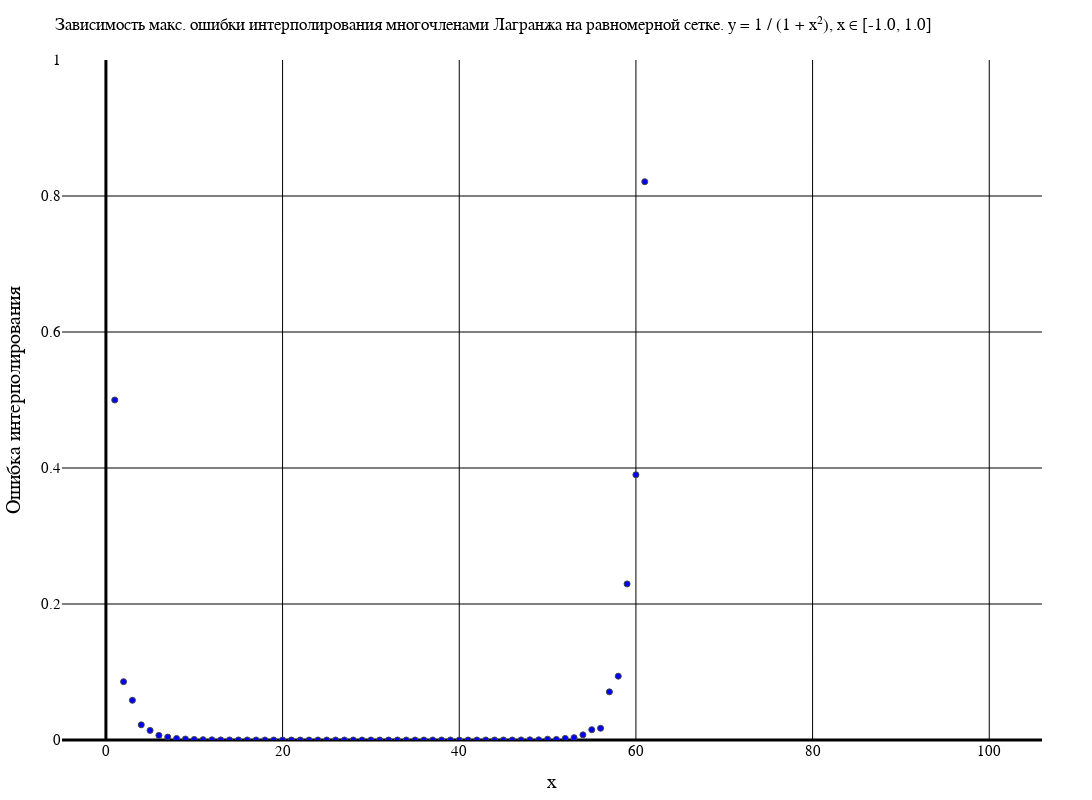

The notebook cell saved with this chart:
### Code cell
makeErrorPlot(numOfFunc, methodTypeList[1], gridTypeList[1], titleList, interval, funcColor, [0, 1], 800, 1100)

### Figure 1 — Plotly figure (JSON) as saved in the notebook; plotly's stock layout.template omitted (floating-point values rounded to 4 significant figures)
{"data": [{"marker": {"color": "blue", "line": {"width": 1}, "showline": true}, "mode": "markers", "type": "scatter", "x": [1, 2, 3, 4, 5, 6, 7, 8, 9, 10, 11, 12, 13, 14, 15, 16, 17, 18, 19, 20, 21, 22, 23, 24, 25, 26, 27, 28, 29, 30, 31, 32, 33, 34, 35, 36, 37, 38, 39, 40, 41, 42, 43, 44, 45, 46, 47, 48, 49, 50, 51, 52, 53, 54, 55, 56, 57, 58, 59, 60, 61, 62, 63, 64, 65, 66, 67, 68, 69, 70, 71, 72, 73, 74, 75, 76, 77, 78, 79, 80, 81, 82, 83, 84, 85, 86, 87, 88, 89, 90, 91, 92, 93, 94, 95, 96, 97, 98, 99, 100], "y": [0.5, 0.08578, 0.05836, 0.02228, 0.01409, 0.006778, 0.004266, 0.002252, 0.001425, 0.00079, 0.0004995, 0.0002849, 0.000181, 0.0001058, 6.68e-05, 3.98e-05, 2.536e-05, 1.515e-05, 9.592e-06, 5.723e-06, 3.671e-06, 2.258e-06, 1.443e-06, 8.844e-07, 5.635e-07, 3.444e-07, 2.187e-07, 1.337e-07, 8.447e-08, 5.152e-08, 3.562e-08, 2.237e-08, 2.384e-08, 1.053e-08, 2.361e-08, 3.885e-08, 5.828e-08, 2.226e-07, 5.587e-07, 9.108e-07, 1.602e-06, 3.615e-06, 7.675e-06, 2.872e-06, 2.001e-05, 2.32e-05, 0.000116, 0.0002672, 0.0002988, 0.001257, 0.0008791, 0.002373, 0.003473, 0.007576, 0.01519, 0.01725, 0.07079, 0.09386, 0.2296, 0.39, 0.821, 2.054, 6.33, 1.554, 9.971, 44.53, 55.07, 43.0, 155.1, 198.7, 816.8, 1183.0, 3381.0, 4099.0, 16150.0, 15180.0, 36220.0, 104617, 135050, 60380.0, 459483, 464028, 1993730, 2034040, 7450010, 12939600, 39016700, 85620300, 133437000, 184947000, 533077000, 294573000, 1047160000, 2714660000, 6132320000, 9078040000, 24249300000, 40329000000, 89571600000, 322304000000]}], "layout": {"coloraxis": {"outlinecolor": "black"}, "font": {"color": "black", "family": "Times New Roman"}, "height": 800, "margin": {"b": 50, "l": 50, "r": 50, "t": 60}, "paper_bgcolor": "white", "plot_bgcolor": "white", "title": {"autosize": false, "font": {"color": "black", "family": "Times New Roman", "size": 17}, "paper_bgcolor": "red", "text": "Зависимость макс. ошибки интерполирования многочленами Лагранжа на равномерной сетке. y = 1 / (1 + x²), x ∈ [-1.0, 1.0]"}, "width": 1100, "xaxis": {"color": "black", "gridcolor": "black", "gridwidth": 1, "tickfont": {"size": 15}, "title": {"font": {"color": "black", "family": "Times New Roman", "size": 20}, "text": "x"}, "zerolinecolor": "black", "zerolinewidth": 3}, "yaxis": {"exponentformat": "power", "gridcolor": "black", "gridwidth": 1, "range": [0, 1], "tickfont": {"size": 15}, "title": {"font": {"color": "black", "family": "Times New Roman", "size": 20}, "text": "Ошибка интерполирования"}, "zerolinecolor": "black", "zerolinewidth": 3}}}
